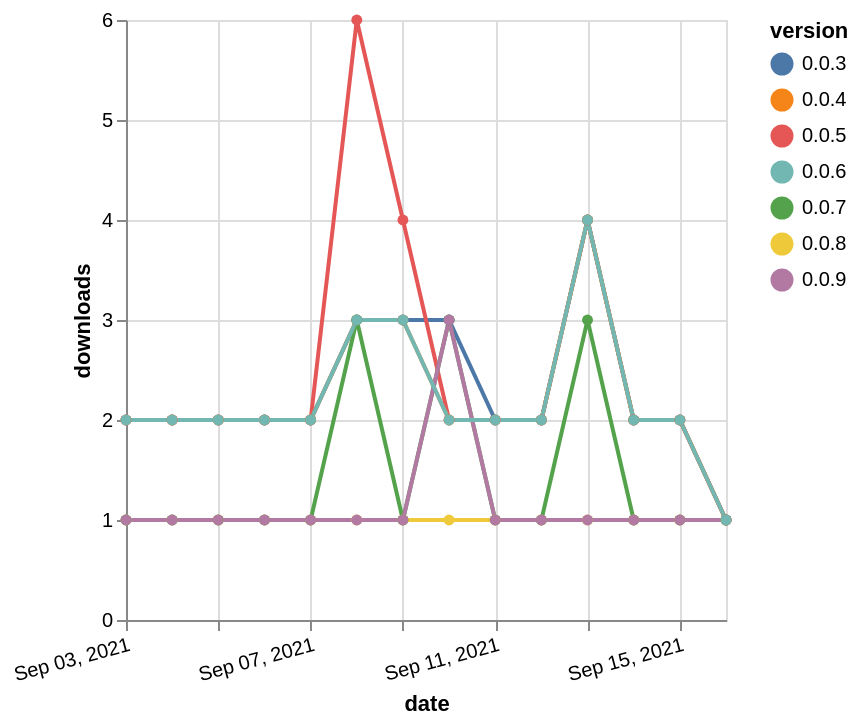

The specification (Vega-Lite) saved for this image:
### Vega-Lite specification from a JSON file in a GitHub repository (floating-point values rounded to 4 significant figures)
{"$schema": "https://vega.github.io/schema/vega-lite/v5.json", "description": "A simple bar chart with embedded data.", "data": {"values": [{"date": "2021-09-03", "total": 1717, "delta": 2, "version": "0.0.3"}, {"date": "2021-09-04", "total": 1719, "delta": 2, "version": "0.0.3"}, {"date": "2021-09-05", "total": 1721, "delta": 2, "version": "0.0.3"}, {"date": "2021-09-06", "total": 1723, "delta": 2, "version": "0.0.3"}, {"date": "2021-09-07", "total": 1725, "delta": 2, "version": "0.0.3"}, {"date": "2021-09-08", "total": 1728, "delta": 3, "version": "0.0.3"}, {"date": "2021-09-09", "total": 1731, "delta": 3, "version": "0.0.3"}, {"date": "2021-09-10", "total": 1734, "delta": 3, "version": "0.0.3"}, {"date": "2021-09-11", "total": 1736, "delta": 2, "version": "0.0.3"}, {"date": "2021-09-12", "total": 1738, "delta": 2, "version": "0.0.3"}, {"date": "2021-09-13", "total": 1742, "delta": 4, "version": "0.0.3"}, {"date": "2021-09-14", "total": 1744, "delta": 2, "version": "0.0.3"}, {"date": "2021-09-15", "total": 1746, "delta": 2, "version": "0.0.3"}, {"date": "2021-09-16", "total": 1747, "delta": 1, "version": "0.0.3"}, {"date": "2021-09-03", "total": 1321, "delta": 2, "version": "0.0.5"}, {"date": "2021-09-04", "total": 1323, "delta": 2, "version": "0.0.5"}, {"date": "2021-09-05", "total": 1325, "delta": 2, "version": "0.0.5"}, {"date": "2021-09-06", "total": 1327, "delta": 2, "version": "0.0.5"}, {"date": "2021-09-07", "total": 1329, "delta": 2, "version": "0.0.5"}, {"date": "2021-09-08", "total": 1335, "delta": 6, "version": "0.0.5"}, {"date": "2021-09-09", "total": 1339, "delta": 4, "version": "0.0.5"}, {"date": "2021-09-10", "total": 1341, "delta": 2, "version": "0.0.5"}, {"date": "2021-09-11", "total": 1343, "delta": 2, "version": "0.0.5"}, {"date": "2021-09-12", "total": 1345, "delta": 2, "version": "0.0.5"}, {"date": "2021-09-13", "total": 1349, "delta": 4, "version": "0.0.5"}, {"date": "2021-09-14", "total": 1351, "delta": 2, "version": "0.0.5"}, {"date": "2021-09-15", "total": 1353, "delta": 2, "version": "0.0.5"}, {"date": "2021-09-16", "total": 1354, "delta": 1, "version": "0.0.5"}, {"date": "2021-09-03", "total": 200, "delta": 1, "version": "0.0.8"}, {"date": "2021-09-04", "total": 201, "delta": 1, "version": "0.0.8"}, {"date": "2021-09-05", "total": 202, "delta": 1, "version": "0.0.8"}, {"date": "2021-09-06", "total": 203, "delta": 1, "version": "0.0.8"}, {"date": "2021-09-07", "total": 204, "delta": 1, "version": "0.0.8"}, {"date": "2021-09-08", "total": 205, "delta": 1, "version": "0.0.8"}, {"date": "2021-09-09", "total": 206, "delta": 1, "version": "0.0.8"}, {"date": "2021-09-10", "total": 207, "delta": 1, "version": "0.0.8"}, {"date": "2021-09-11", "total": 208, "delta": 1, "version": "0.0.8"}, {"date": "2021-09-12", "total": 209, "delta": 1, "version": "0.0.8"}, {"date": "2021-09-13", "total": 210, "delta": 1, "version": "0.0.8"}, {"date": "2021-09-14", "total": 211, "delta": 1, "version": "0.0.8"}, {"date": "2021-09-15", "total": 212, "delta": 1, "version": "0.0.8"}, {"date": "2021-09-16", "total": 213, "delta": 1, "version": "0.0.8"}, {"date": "2021-09-03", "total": 1461, "delta": 2, "version": "0.0.4"}, {"date": "2021-09-04", "total": 1463, "delta": 2, "version": "0.0.4"}, {"date": "2021-09-05", "total": 1465, "delta": 2, "version": "0.0.4"}, {"date": "2021-09-06", "total": 1467, "delta": 2, "version": "0.0.4"}, {"date": "2021-09-07", "total": 1469, "delta": 2, "version": "0.0.4"}, {"date": "2021-09-08", "total": 1472, "delta": 3, "version": "0.0.4"}, {"date": "2021-09-09", "total": 1475, "delta": 3, "version": "0.0.4"}, {"date": "2021-09-10", "total": 1477, "delta": 2, "version": "0.0.4"}, {"date": "2021-09-11", "total": 1479, "delta": 2, "version": "0.0.4"}, {"date": "2021-09-12", "total": 1481, "delta": 2, "version": "0.0.4"}, {"date": "2021-09-13", "total": 1485, "delta": 4, "version": "0.0.4"}, {"date": "2021-09-14", "total": 1487, "delta": 2, "version": "0.0.4"}, {"date": "2021-09-15", "total": 1489, "delta": 2, "version": "0.0.4"}, {"date": "2021-09-16", "total": 1490, "delta": 1, "version": "0.0.4"}, {"date": "2021-09-03", "total": 292, "delta": 1, "version": "0.0.7"}, {"date": "2021-09-04", "total": 293, "delta": 1, "version": "0.0.7"}, {"date": "2021-09-05", "total": 294, "delta": 1, "version": "0.0.7"}, {"date": "2021-09-06", "total": 295, "delta": 1, "version": "0.0.7"}, {"date": "2021-09-07", "total": 296, "delta": 1, "version": "0.0.7"}, {"date": "2021-09-08", "total": 299, "delta": 3, "version": "0.0.7"}, {"date": "2021-09-09", "total": 300, "delta": 1, "version": "0.0.7"}, {"date": "2021-09-10", "total": 303, "delta": 3, "version": "0.0.7"}, {"date": "2021-09-11", "total": 304, "delta": 1, "version": "0.0.7"}, {"date": "2021-09-12", "total": 305, "delta": 1, "version": "0.0.7"}, {"date": "2021-09-13", "total": 308, "delta": 3, "version": "0.0.7"}, {"date": "2021-09-14", "total": 309, "delta": 1, "version": "0.0.7"}, {"date": "2021-09-15", "total": 310, "delta": 1, "version": "0.0.7"}, {"date": "2021-09-16", "total": 311, "delta": 1, "version": "0.0.7"}, {"date": "2021-09-03", "total": 261, "delta": 1, "version": "0.0.9"}, {"date": "2021-09-04", "total": 262, "delta": 1, "version": "0.0.9"}, {"date": "2021-09-05", "total": 263, "delta": 1, "version": "0.0.9"}, {"date": "2021-09-06", "total": 264, "delta": 1, "version": "0.0.9"}, {"date": "2021-09-07", "total": 265, "delta": 1, "version": "0.0.9"}, {"date": "2021-09-08", "total": 266, "delta": 1, "version": "0.0.9"}, {"date": "2021-09-09", "total": 267, "delta": 1, "version": "0.0.9"}, {"date": "2021-09-10", "total": 270, "delta": 3, "version": "0.0.9"}, {"date": "2021-09-11", "total": 271, "delta": 1, "version": "0.0.9"}, {"date": "2021-09-12", "total": 272, "delta": 1, "version": "0.0.9"}, {"date": "2021-09-13", "total": 273, "delta": 1, "version": "0.0.9"}, {"date": "2021-09-14", "total": 274, "delta": 1, "version": "0.0.9"}, {"date": "2021-09-15", "total": 275, "delta": 1, "version": "0.0.9"}, {"date": "2021-09-16", "total": 276, "delta": 1, "version": "0.0.9"}, {"date": "2021-09-03", "total": 1216, "delta": 2, "version": "0.0.6"}, {"date": "2021-09-04", "total": 1218, "delta": 2, "version": "0.0.6"}, {"date": "2021-09-05", "total": 1220, "delta": 2, "version": "0.0.6"}, {"date": "2021-09-06", "total": 1222, "delta": 2, "version": "0.0.6"}, {"date": "2021-09-07", "total": 1224, "delta": 2, "version": "0.0.6"}, {"date": "2021-09-08", "total": 1227, "delta": 3, "version": "0.0.6"}, {"date": "2021-09-09", "total": 1230, "delta": 3, "version": "0.0.6"}, {"date": "2021-09-10", "total": 1232, "delta": 2, "version": "0.0.6"}, {"date": "2021-09-11", "total": 1234, "delta": 2, "version": "0.0.6"}, {"date": "2021-09-12", "total": 1236, "delta": 2, "version": "0.0.6"}, {"date": "2021-09-13", "total": 1240, "delta": 4, "version": "0.0.6"}, {"date": "2021-09-14", "total": 1242, "delta": 2, "version": "0.0.6"}, {"date": "2021-09-15", "total": 1244, "delta": 2, "version": "0.0.6"}, {"date": "2021-09-16", "total": 1245, "delta": 1, "version": "0.0.6"}]}, "width": "container", "mark": {"type": "line", "point": {"filled": true}}, "encoding": {"x": {"field": "date", "type": "temporal", "timeUnit": "yearmonthdate", "title": "date", "axis": {"labelAngle": -15}}, "y": {"field": "delta", "type": "quantitative", "title": "downloads"}, "color": {"field": "version", "type": "nominal"}, "tooltip": {"field": "delta"}}}
